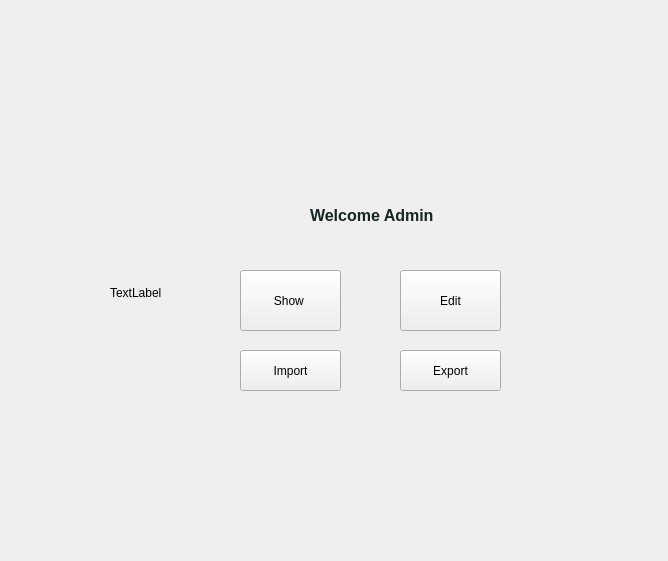
<?xml version="1.0" encoding="UTF-8"?>
<ui version="4.0">
 <class>Welcome</class>
 <widget class="QWidget" name="Welcome">
  <property name="geometry">
   <rect>
    <x>0</x>
    <y>0</y>
    <width>668</width>
    <height>561</height>
   </rect>
  </property>
  <property name="windowTitle">
   <string>Form</string>
  </property>
  <widget class="QPushButton" name="show_button">
   <property name="geometry">
    <rect>
     <x>240</x>
     <y>270</y>
     <width>101</width>
     <height>61</height>
    </rect>
   </property>
   <property name="text">
    <string>Show </string>
   </property>
  </widget>
  <widget class="QPushButton" name="edit_button">
   <property name="geometry">
    <rect>
     <x>400</x>
     <y>270</y>
     <width>101</width>
     <height>61</height>
    </rect>
   </property>
   <property name="text">
    <string>Edit</string>
   </property>
  </widget>
  <widget class="QLabel" name="backgroundimage">
   <property name="geometry">
    <rect>
     <x>110</x>
     <y>120</y>
     <width>500</width>
     <height>345</height>
    </rect>
   </property>
   <property name="text">
    <string>TextLabel</string>
   </property>
  </widget>
  <widget class="QLabel" name="welcome_user">
   <property name="geometry">
    <rect>
     <x>310</x>
     <y>200</y>
     <width>131</width>
     <height>31</height>
    </rect>
   </property>
   <property name="text">
    <string>&lt;html&gt;&lt;head/&gt;&lt;body&gt;&lt;p&gt;&lt;span style=&quot; font-size:12pt; font-weight:700; color:#172524;&quot;&gt;Welcome Admin&lt;/span&gt;&lt;/p&gt;&lt;/body&gt;&lt;/html&gt;</string>
   </property>
  </widget>
  <widget class="QPushButton" name="export_button">
   <property name="geometry">
    <rect>
     <x>400</x>
     <y>350</y>
     <width>101</width>
     <height>41</height>
    </rect>
   </property>
   <property name="text">
    <string>Export</string>
   </property>
  </widget>
  <widget class="QPushButton" name="import_button">
   <property name="geometry">
    <rect>
     <x>240</x>
     <y>350</y>
     <width>101</width>
     <height>41</height>
    </rect>
   </property>
   <property name="text">
    <string>Import</string>
   </property>
  </widget>
  <zorder>backgroundimage</zorder>
  <zorder>show_button</zorder>
  <zorder>edit_button</zorder>
  <zorder>welcome_user</zorder>
  <zorder>export_button</zorder>
  <zorder>import_button</zorder>
 </widget>
 <resources/>
 <connections/>
</ui>
